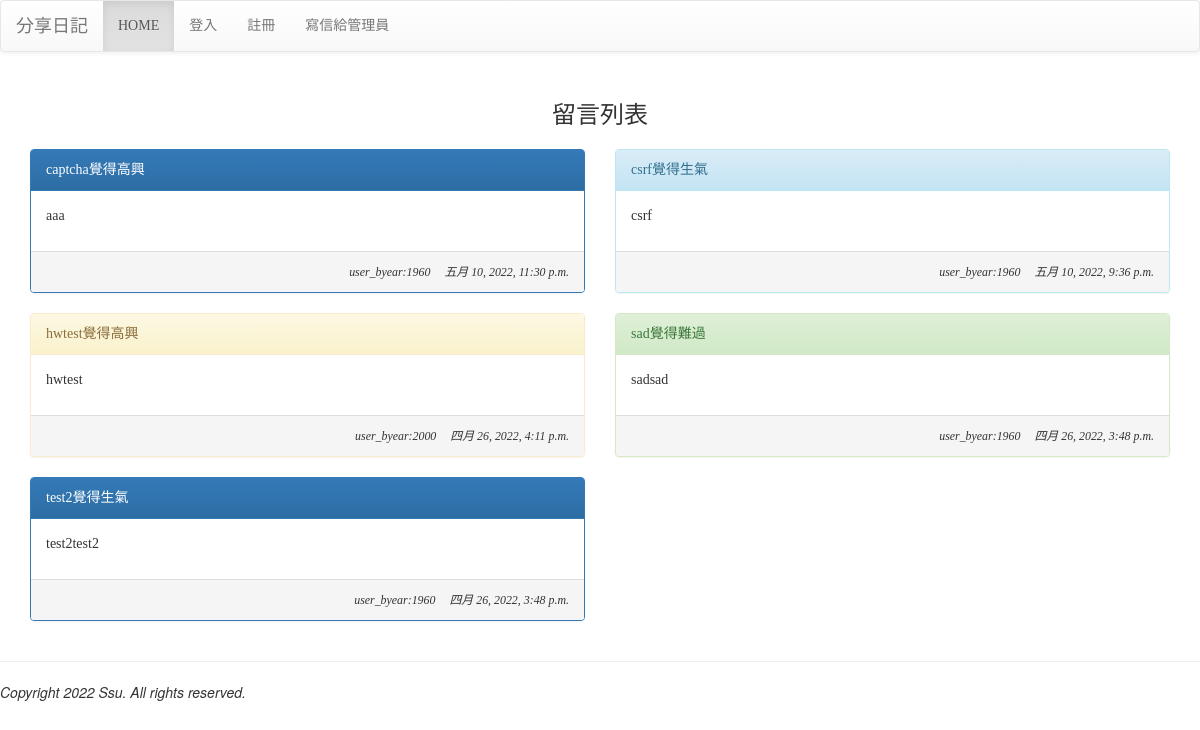
/board/list/, run on the app's committed database.
### board/models.py (models this page shows, shortened)
class Post(models.Model):
	mood = models.ForeignKey('Mood', on_delete=models.CASCADE)
	nickname = models.CharField(max_length=10, default="匿名")
	message = models.TextField(null=False)
	del_pass = models.CharField(max_length=10)
	pub_time = models.DateTimeField(auto_now=True)
	enabled = models.BooleanField(default=False)
	born_year = models.PositiveIntegerField(default=1960)

class Mood(models.Model):
	status = models.CharField(max_length=10, null=False)
	def __str__(self):
		return self.status

### board/views.py (the view)
# urls.py: path('list/', listing),
def listing(request):
	posts = models.Post.objects.filter(enabled=True).order_by('-pub_time')[:30]
	return(render(request, "board/listing.html",locals()))

### templates/board/listing.html (shortened to what this page needs)
{% extends "board/base.html" %}
{% block content %}
<div class="container">
	<div class="row">
		<div class="col-md-12">
			<div class="panel-heading" align="center"><h3>留言列表</h3></div>
		</div>
	</div>
	<div class="row">
		{% for p in posts %}
		<div class="col-sm-12 col-md-6">
			<div class="panel {% cycle 'panel-primary' 'panel-info' 'panel-warning' 'panel-success' %}">
				<div class="panel-heading">{{ p.nickname }}覺得{{ p.mood }}</div>
				<div class="panel-body">{{ p.message | linebreaks }}</div>
				<div class="panel-footer" align="right">
					<i><small>user_byear:{{ p.born_year }}</small></i>&emsp;<i><small>{{ p.pub_time }}</small></i>
				</div>
			</div>
		</div>
		{% endfor %}
	</div>
</div>
{% endblock %}

### templates/board/base.html (style rules this page uses)
h1, h2, h3, h4, h5, p, div { font-family: '微軟正黑體'; }

### data on the page
Post: nickname "captcha", mood "高興", message "aaa", born_year "1960", pub_time "五月 10, 2022, 11:30 p.m."
Post: nickname "csrf", mood "生氣", message "csrf", born_year "1960", pub_time "五月 10, 2022, 9:36 p.m."
Post: nickname "hwtest", mood "高興", message "hwtest", born_year "2000", pub_time "四月 26, 2022, 4:11 p.m."
Post: nickname "sad", mood "難過", message "sadsad", born_year "1960", pub_time "四月 26, 2022, 3:48 p.m."
Post: nickname "test2", mood "生氣", message "test2test2", born_year "1960", pub_time "四月 26, 2022, 3:48 p.m."
